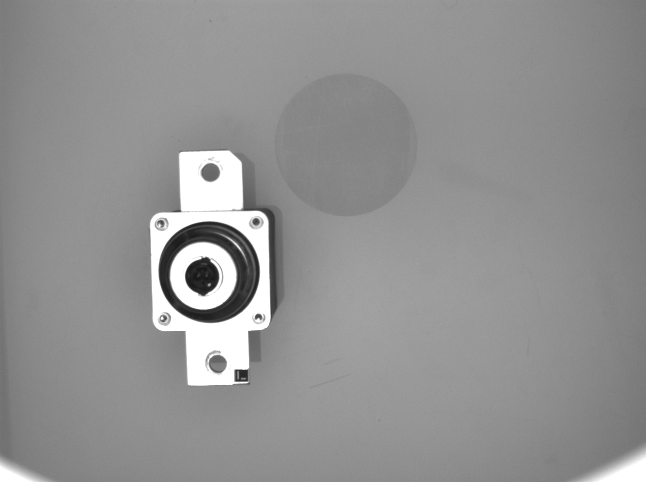
#> input picture Test_images/ArUco/Query/Pyros.png, 1292 x 964 px, found by its file name (shown at 1/2 size)
$ python 'feature_match_multi[AI_assisted].py'
#> lines starting #> are read from the running program, lines starting #| are printed output that depends on the picture
import math
import numpy as np
import cv2 as cv
import matplotlib.pyplot as plt
import os
# Asynchronous grab
import time
from sympy import Line
from vmbpy import *
# Data collection
import pandas as pd

MIN_INLIERS = 12      # Define this next to MIN_MATCH_COUNT; must be well above 4
MIN_AREA_RATIO = 0.25 # Projected box area vs. original query box area
MAX_AREA_RATIO = 4.0
MIN_MATCH_COUNT = 10 # Minimum number of good matches before proceeding
SPP = 2 # Second(s) per picture

show_process = True # Set to True to show step by step how the program works
live_camera = False # Set to True to use live camera feed, False to use test images
check_angle = False # Set to True to check angle of component relative to ArUco marker
ArUco_images = False # Set to True use the ArUco train images
display_at_end = False # Set to True to display result image at the end of loop
max_loop = 1 # Max number of loops before program ends

#
# Values to be altered for testing
#
sheet_name = "BR_FLANN_Angle"
image_limit = 0 # Set to 0 to load all images in folder
Lowes_ratio = 0.75 # Lowe's ratio test (distance ratio to eliminate false matches), lower = more strict, higher = more lenient
Match_num = 6 # Max number of same type components in a picture
matches_k_value = 2 # Number of matches to compare against for Lowe's ratio test

# STARTOF AI assisted coding - good parameters to alter to improve performance of
# feature finders and matchers used in query_init and matcher_func
checks_number = 50 # Number of checks for FLANN matcher [Default = 50, higher = more accurate but slower]
nfeatures_value = 1000 # Number of features to detect for ORB [Default = 500, higher = more accurate but slower]
WTA_K_value = 3 # ORB parameter [Default = 2, higher = more accurate but slower]
# ENDOF AI assisted coding
HessThreshold = 400 # Hessian threshold for SURF [Default = 400]

matcher_option = "FLANN" # Feature matcher to be used
"""
Matcher Options:
    "Brute Force"
    "FLANN"
"""

detector_option = "BRISK" # Feature detector to be used
"""
Detector Options:
    "SIFT"
    "SURF"
    "ORB"
    "AKAZE"
    "BRISK"
"""
# Set up ArUco detector
aruco_dict = cv.aruco.getPredefinedDictionary(
    cv.aruco.DICT_4X4_50
)
parameters = cv.aruco.DetectorParameters()
detector = cv.aruco.ArucoDetector(aruco_dict, parameters)

# Initiates query images, initiates feature detector and finds the features of query images
#       Returns qkp, qdes, query, detector (keypoints and descriptors, vector of images, detector function)
#
# Sources:
# Feature detection and matching =
#   https://docs.opencv.org/3.4.20/db/d27/tutorial_py_table_of_contents_feature2d.html
#   https://docs.opencv.org/3.4.20/d9/d97/tutorial_table_of_content_features2d.html
def query_init():

    #query image path, component name, upper threshold, lower threshold
    if ArUco_images == True:
        query = [
            [cv.imread('Test_images/ArUco/Query/Pyros.png',cv.IMREAD_GRAYSCALE), "Pyros", 200, 70],
            [cv.imread('Test_images/ArUco/Query/STEV.png',cv.IMREAD_GRAYSCALE), "STEV", 200, 70],
            [cv.imread('Test_images/ArUco/Query/BB79.png',cv.IMREAD_GRAYSCALE), "BB79", 160, 0],
            [cv.imread('Test_images/ArUco/Query/BB97.png',cv.IMREAD_GRAYSCALE), "BB97", 155, 0],
            [cv.imread('Test_images/ArUco/Query/BB84.png',cv.IMREAD_GRAYSCALE), "BB84", 155, 0],
            [cv.imread('Test_images/ArUco/Query/BB96.png',cv.IMREAD_GRAYSCALE), "BB96", 169, 0],
            [cv.imread('Test_images/ArUco/Query/BB82.png',cv.IMREAD_GRAYSCALE), "BB82", 155, 70],
            [cv.imread('Test_images/ArUco/Query/Standoff.png',cv.IMREAD_GRAYSCALE), "Standoff", 255, 95],
            [cv.imread('Test_images/ArUco/Query/CurrShunt.png',cv.IMREAD_GRAYSCALE), "Current Shunt", 160, 110],
            [cv.imread('Test_images/ArUco/Query/BreakResistor.png',cv.IMREAD_GRAYSCALE), "Break Resistor", 165, 70],
            [cv.imread('Test_images/ArUco/Query/BB102.png',cv.IMREAD_GRAYSCALE), "BB102", 165, 70]
        ]
    else:
        query = [
            [cv.imread('Test_images/NonArUco/Query/Pyros.png',cv.IMREAD_GRAYSCALE), "Pyros", 200, 70],
            [cv.imread('Test_images/NonArUco/Query/STEV.png',cv.IMREAD_GRAYSCALE), "STEV", 200, 70],
            [cv.imread('Test_images/NonArUco/Query/BB79.png',cv.IMREAD_GRAYSCALE), "BB79", 142, 0],
            [cv.imread('Test_images/NonArUco/Query/BB97.png',cv.IMREAD_GRAYSCALE), "BB97", 142, 0],
            [cv.imread('Test_images/NonArUco/Query/BB84.png',cv.IMREAD_GRAYSCALE), "BB84", 142, 0],
            [cv.imread('Test_images/NonArUco/Query/BB96.png',cv.IMREAD_GRAYSCALE), "BB96", 142, 0],
            [cv.imread('Test_images/NonArUco/Query/BB61.png',cv.IMREAD_GRAYSCALE), "BB61", 155, 70],
            [cv.imread('Test_images/NonArUco/Query/BB82.png',cv.IMREAD_GRAYSCALE), "BB82", 155, 70],
            [cv.imread('Test_images/NonArUco/Query/Standoff.png',cv.IMREAD_GRAYSCALE), "Standoff", 155, 95],
            [cv.imread('Test_images/NonArUco/Query/CurrShunt.png',cv.IMREAD_GRAYSCALE), "Current Shunt", 155, 103],
            [cv.imread('Test_images/NonArUco/Query/BreakResistor.png',cv.IMREAD_GRAYSCALE), "Break Resistor", 155, 70],
            [cv.imread('Test_images/NonArUco/Query/BB102.png',cv.IMREAD_GRAYSCALE), "BB102", 155, 70]
        ]
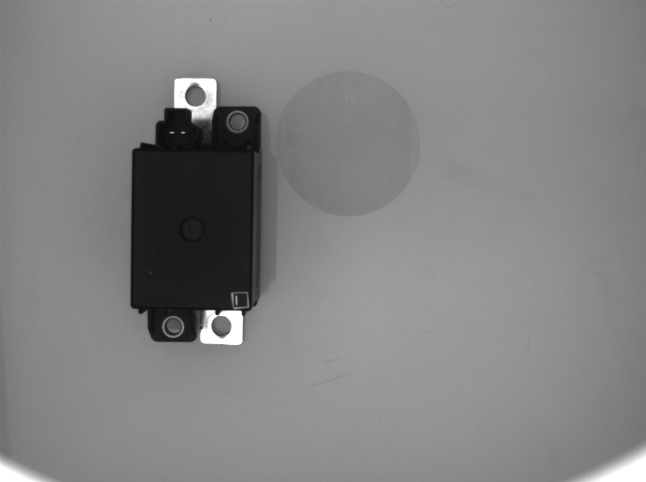
#> input picture Test_images/ArUco/Query/STEV.png, 1292 x 964 px, found by its file name (shown at 1/2 size)
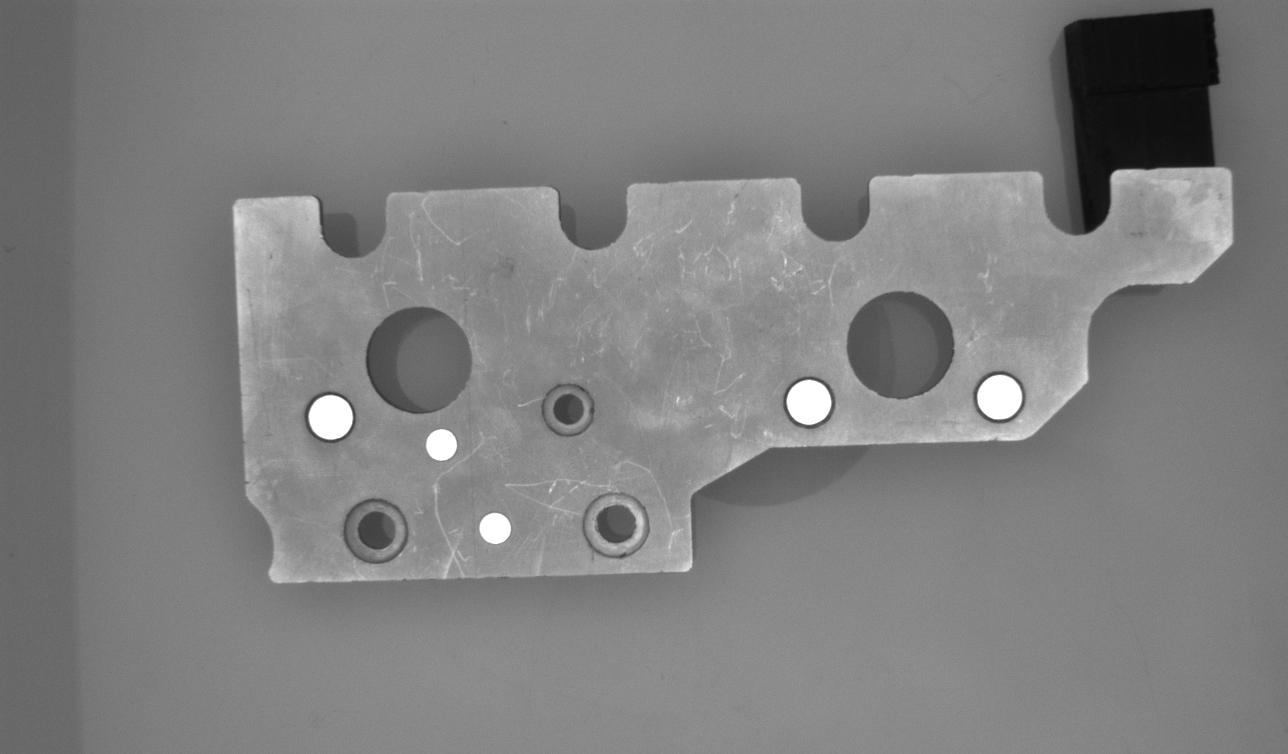
#> input picture Test_images/Query/BB79.png, 1288 x 754 px, found by its file name
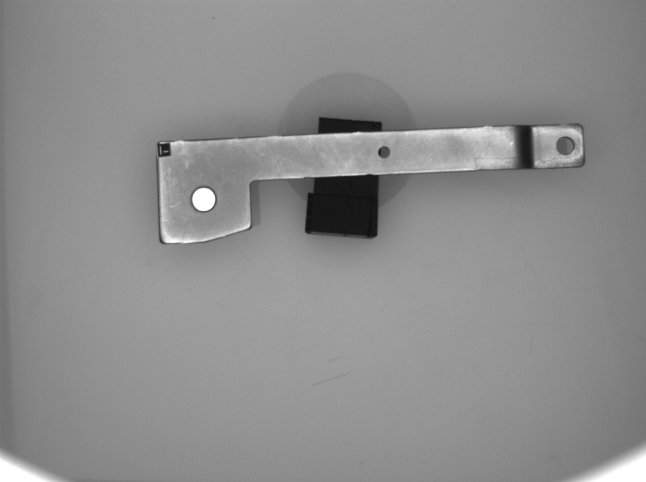
#> input picture Test_images/ArUco/Query/BB97.png, 1292 x 964 px, found by its file name (shown at 1/2 size)
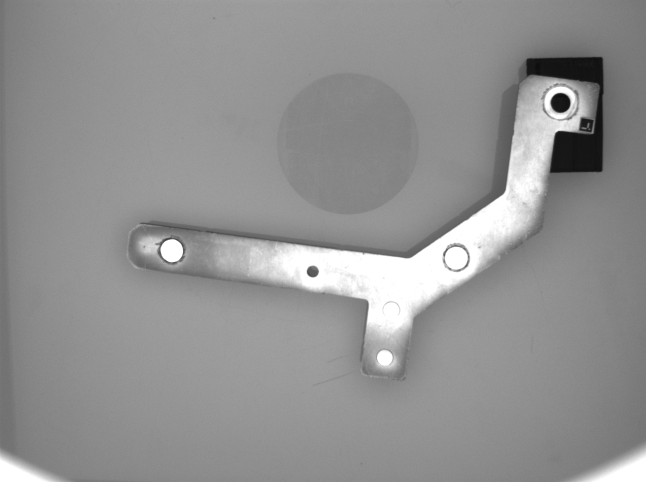
#> input picture Test_images/ArUco/Query/BB84.png, 1292 x 964 px, found by its file name (shown at 1/2 size)
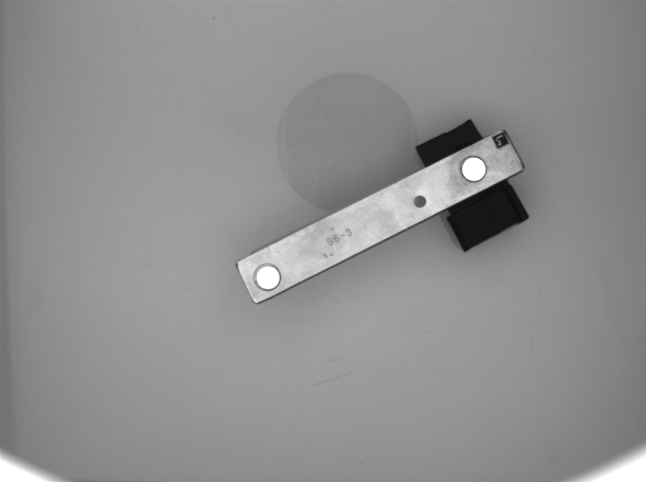
#> input picture Test_images/ArUco/Query/BB96.png, 1292 x 964 px, found by its file name (shown at 1/2 size)
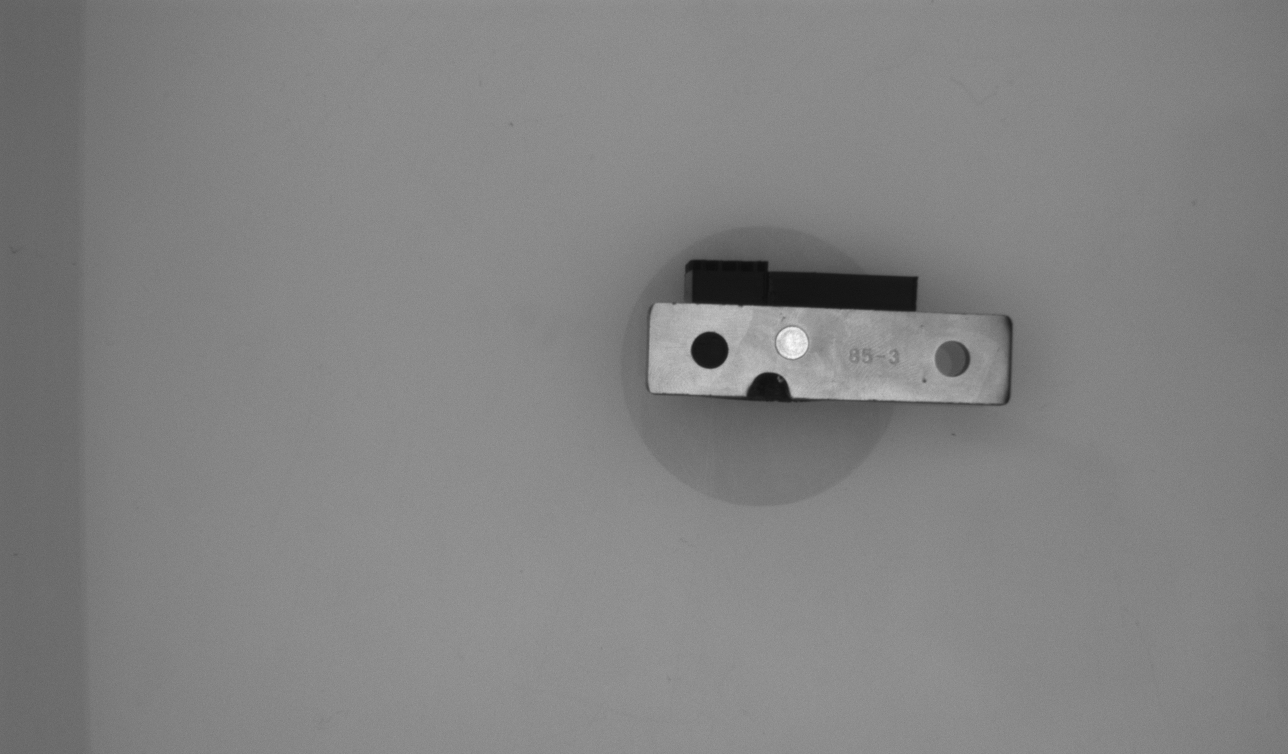
#> input picture Test_images/Query/BB61.png, 1288 x 754 px, found by its file name
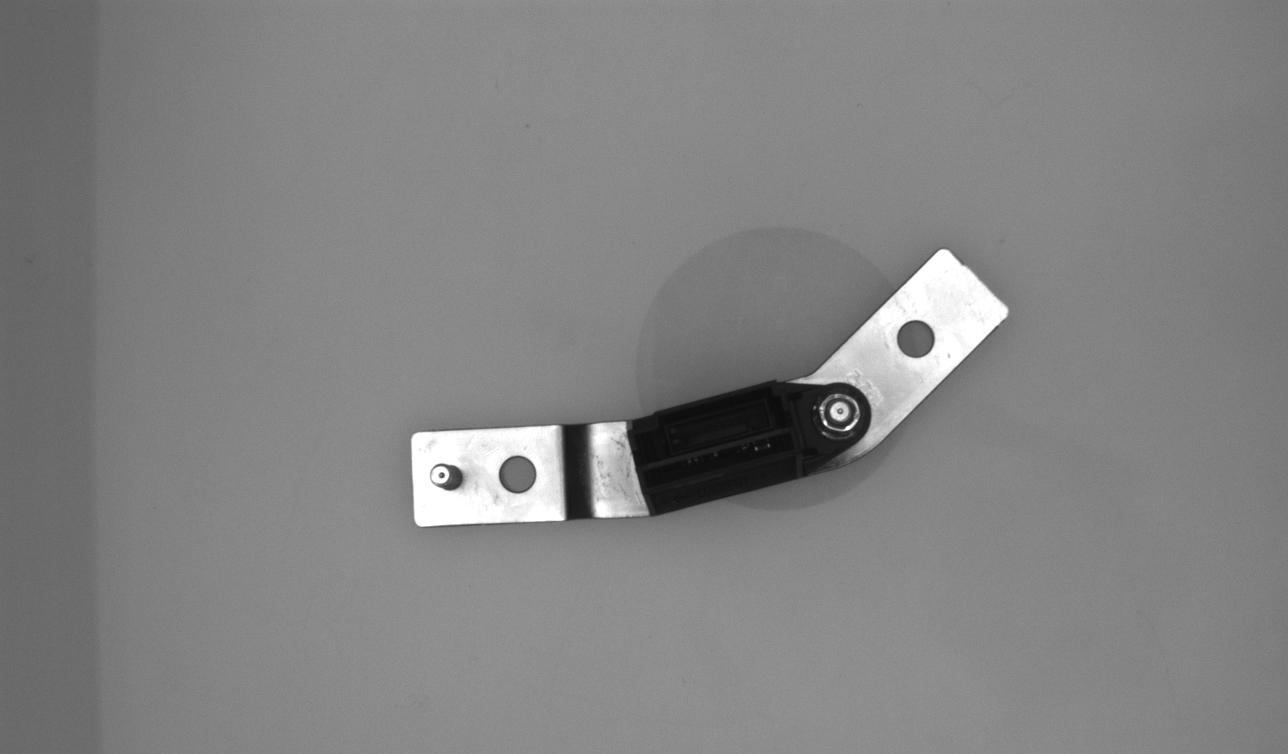
#> input picture Test_images/Query/BB102.png, 1288 x 754 px, found by its file name

    #init feature detector and find features of query images
    if detector_option == "SIFT":
        detector = cv.SIFT_create()
    elif detector_option == "SURF":
        detector = cv.xfeatures2d.SURF_create(HessThreshold)
    elif detector_option == "ORB":
        detector = cv.ORB_create(nfeatures=nfeatures_value, WTA_K = WTA_K_value)
    elif detector_option == "AKAZE":
        detector = cv.xfeatures2d.AKAZE_create()
    elif detector_option == "BRISK":
#> (the run stopped early here; a loop or call above may not have finished)
